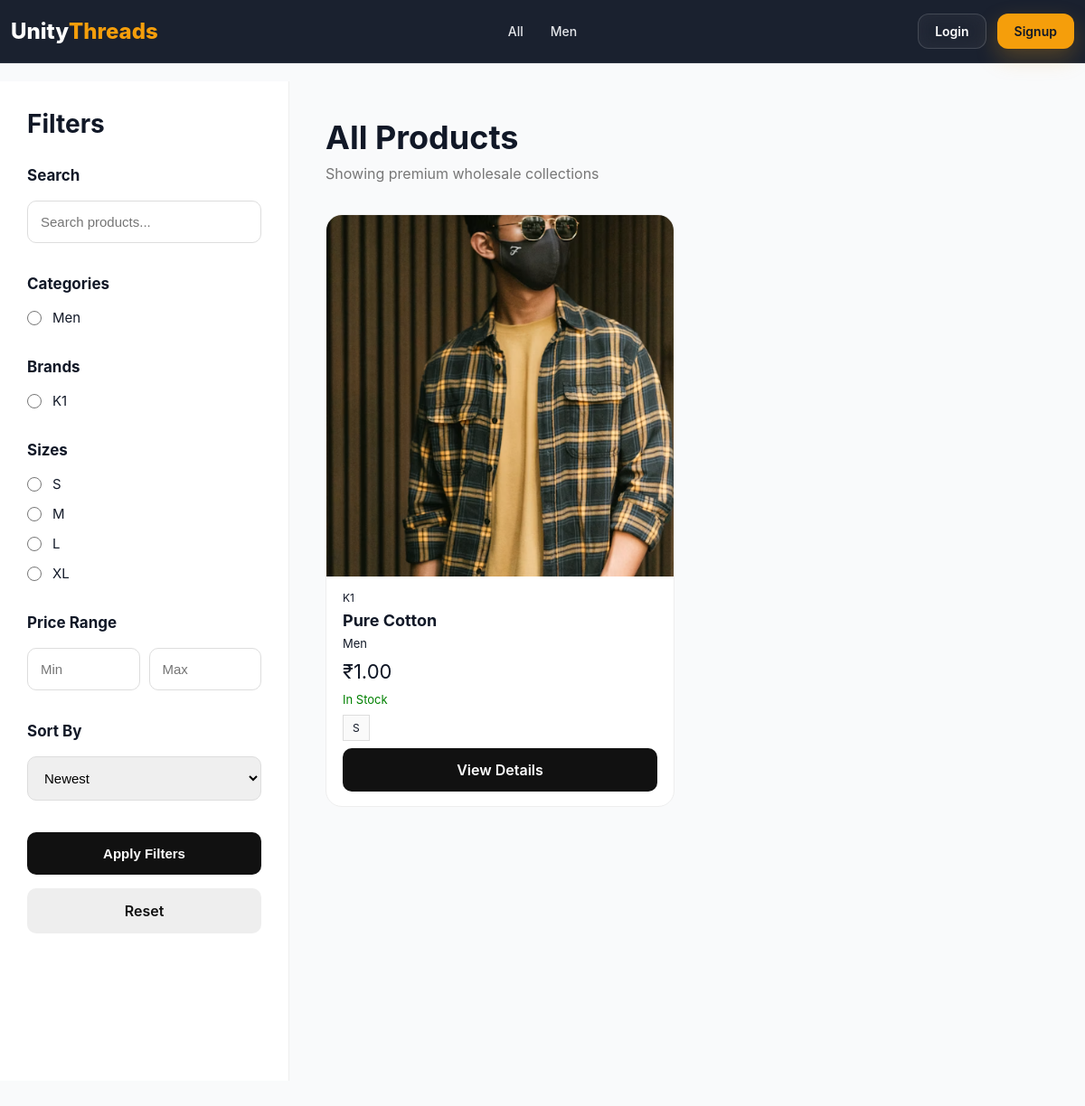
Screenshot of /products/ with the database file from the repository.
### products/models.py (models this page shows, shortened)
class BaseModel(models.Model):
    created_at = models.DateTimeField(
        auto_now_add=True
    )
    updated_at = models.DateTimeField(
        auto_now=True
    )
    class Meta:
        abstract = True

class Category(BaseModel):
    name = models.CharField(
        max_length=100,
        unique=True
    )
    slug = models.SlugField(
        unique=True,
        blank=True
    )
    image = models.ImageField(
        upload_to='categories/',
        blank=True,
        null=True
    )
    is_active = models.BooleanField(default=True)
    class Meta:
        verbose_name_plural = "Categories"
        ordering = ['name']
        indexes = [
            models.Index(fields=['slug']),
            models.Index(fields=['is_active']),
        ]

class Brand(BaseModel):
    name = models.CharField(
        max_length=100,
        unique=True
    )
    slug = models.SlugField(
        unique=True,
        blank=True
    )
    logo = models.ImageField(
        upload_to='brands/',
        blank=True,
        null=True
    )
    is_active = models.BooleanField(default=True)
    class Meta:
        ordering = ['name']

class Product(BaseModel):
    STATUS_CHOICES = (
        ('draft', 'Draft'),
        ('published', 'Published'),
        ('out_of_stock', 'Out Of Stock'),
    )
    id = models.UUIDField(
        primary_key=True,
        default=uuid.uuid4,
        editable=False
    )
    category = models.ForeignKey(
        Category,
        on_delete=models.CASCADE,
        related_name='products'
    )
    brand = models.ForeignKey(
        Brand,
        on_delete=models.CASCADE,
        related_name='products'
    )
    name = models.CharField(max_length=255)
    slug = models.SlugField(
        unique=True,
        blank=True
    )
    description = models.TextField()
    material = models.CharField(
        max_length=255,
        blank=True,
        null=True
    )
    minimum_order_quantity = models.PositiveIntegerField(
        default=1
    )
    status = models.CharField(
        max_length=20,
        choices=STATUS_CHOICES,
        default='draft'
    )
    is_featured = models.BooleanField(default=False)
    is_active = models.BooleanField(default=True)
    meta_title = models.CharField(
        max_length=255,
        blank=True,
        null=True
    )
    meta_description = models.TextField(
        blank=True,
        null=True
    )
    class Meta:
        ordering = ['-created_at']
        indexes = [
            models.Index(fields=['slug']),
            models.Index(fields=['status']),
            models.Index(fields=['is_active']),
        ]
    @property
    def primary_image(self):
        return self.images.filter(is_primary=True).first()
    @property
    def total_stock(self):
        return sum(
            variant.stock_quantity
            for variant in self.variants.all()
        )

class ProductImage(BaseModel):
    product = models.ForeignKey(
        Product,
        on_delete=models.CASCADE,
        related_name='images'
    )
    image = models.ImageField(
        upload_to='products/'
    )
    is_primary = models.BooleanField(default=False)
    class Meta:
        ordering = ['-is_primary']

class ProductVariant(BaseModel):
    product = models.ForeignKey(
        Product,
        on_delete=models.CASCADE,
        related_name='variants'
    )
    size = models.ForeignKey(
        Size,
        on_delete=models.CASCADE,
        related_name='variants'
    )
    color = models.ForeignKey(
        Color,
        on_delete=models.CASCADE,
        related_name='variants'
    )
    sku = models.CharField(
        max_length=100,
        unique=True
    )
    wholesale_price = models.DecimalField(
        max_digits=10,
        decimal_places=2
    )
    stock_quantity = models.PositiveIntegerField(default=0)
    is_active = models.BooleanField(default=True)
    reserved_stock = models.PositiveIntegerField(default=0)
    class Meta:
        unique_together = ['product', 'size', 'color']
        indexes = [
            models.Index(fields=['sku']),
            models.Index(fields=['stock_quantity']),
        ]

class Size(BaseModel):
    name = models.CharField(
        max_length=20,
        unique=True
    )
    sort_order = models.PositiveIntegerField(default=0)
    class Meta:
        ordering = ['sort_order']

### products/views.py (the view, shortened to what this page needs)
class ProductListView(ListView):
    model = Product
    template_name = 'products/product_list.html'
    context_object_name = 'products'
    paginate_by = 12
    def get_queryset(self):
        queryset = Product.objects.select_related(
            'category',
            'brand'
        ).prefetch_related(
            Prefetch(
                'variants',
                queryset=ProductVariant.objects.select_related(
                    'size',
                    'color'
                )
            ),
            'images'
        ).filter(
            status='published',
            is_active=True
        ).distinct()
        search = self.request.GET.get('search')
        category = self.request.GET.get('category')
        if category:
            queryset = queryset.filter(
                category__slug=category
            )
        brand = self.request.GET.get('brand')
        if brand:
            queryset = queryset.filter(
                brand__slug=brand
            )
        size = self.request.GET.get('size')
        if size:
            queryset = queryset.filter(
                variants__size__name=size
            )
        color = self.request.GET.get('color')
        if color:
            queryset = queryset.filter(
                variants__color__name=color
            )
        min_price = self.request.GET.get('min_price')
        if min_price:
            queryset = queryset.filter(
                variants__wholesale_price__gte=min_price
            )
        max_price = self.request.GET.get('max_price')
        if max_price:
            queryset = queryset.filter(
                variants__wholesale_price__lte=max_price
            )
        in_stock = self.request.GET.get('in_stock')
        if in_stock:
            queryset = queryset.filter(
                variants__stock_quantity__gt=0
            )
        featured = self.request.GET.get('featured')
        if featured:
            queryset = queryset.filter(
                is_featured=True
            )
        sort = self.request.GET.get('sort')
        if sort == 'price_low':
            queryset = queryset.annotate(
                min_variant_price=Min(
                    'variants__wholesale_price'
                )
            ).order_by('min_variant_price')
        elif sort == 'price_high':
            queryset = queryset.annotate(
                max_variant_price=Max(
                    'variants__wholesale_price'
                )
            ).order_by('-max_variant_price')
        elif sort == 'oldest':
            queryset = queryset.order_by('created_at')
        elif sort == 'name_az':
            queryset = queryset.order_by('name')
        elif sort == 'name_za':
            queryset = queryset.order_by('-name')
        else:
            queryset = queryset.order_by(
                '-created_at'
            )
        return queryset.distinct()
    def get_context_data(self, **kwargs):
        context = super().get_context_data(**kwargs)
        context['categories'] = Category.objects.filter(
            is_active=True
        )
        context['brands'] = Brand.objects.filter(
            is_active=True
        )
        context['selected_category'] = self.request.GET.get(
            'category', ''
        )
        context['selected_brand'] = self.request.GET.get(
            'brand', ''
        )
        context['selected_size'] = self.request.GET.get(
            'size', ''
        )
        context['selected_color'] = self.request.GET.get(
            'color', ''
        )
        context['search_query'] = self.request.GET.get(
            'search', ''
        )
        context['sort_option'] = self.request.GET.get(
            'sort', ''
        )
        return context

### products/templates/products/product_list.html (shortened to what this page needs)
{% load static %}
<!DOCTYPE html>
<html lang="en">
<head>
    <link rel="stylesheet"
          href="{% static 'products/css/product_list.css' %}">
</head>
<body>
{% include 'partials/navbar.html' %}
<div class="shop-container">
    <aside class="sidebar">
      <div class="sidebar-header">
            <h2>Filters</h2>
        </div>
        <form method="GET">
            <div class="filter-box">
                <h3>Search</h3>
                <input type="text"
                       name="search"
                       placeholder="Search products..."
                       value="{{ search_query }}">
            </div>
            <div class="filter-box">
                <h3>Categories</h3>
                {% for category in categories %}
                <label class="filter-option">
                    <input type="radio"
                           name="category"
                           value="{{ category.slug }}"
                           >
                    <span>{{ category.name }}</span>
                </label>
                {% endfor %}
            </div>
            <div class="filter-box">
                <h3>Brands</h3>
                {% for brand in brands %}
                <label class="filter-option">
                    <input type="radio"
                           name="brand"
                           value="{{ brand.slug }}"
                           >
                    <span>{{ brand.name }}</span>
                </label>
                {% endfor %}
            </div>
            <div class="filter-box">
                <h3>Sizes</h3>
                <label class="filter-option">
                    <input type="radio"
                           name="size"
                           value="S">
                    <span>S</span>
                </label>
                <label class="filter-option">
                    <input type="radio"
                           name="size"
                           value="M">
                    <span>M</span>
                </label>
                <label class="filter-option">
                    <input type="radio"
                           name="size"
                           value="L">
                    <span>L</span>
                </label>
                <label class="filter-option">
                    <input type="radio"
                           name="size"
                           value="XL">
                    <span>XL</span>
                </label>
            </div>
            <div class="filter-box">
                <h3>Price Range</h3>
                <div class="price-inputs">
                    <input type="number"
                           name="min_price"
                           placeholder="Min">
                    <input type="number"
                           name="max_price"
                           placeholder="Max">
                </div>
            </div>
            <div class="filter-box">
                <h3>Sort By</h3>
                <select name="sort">
                    <option value="">Newest</option>
                </select>
            </div>
            <div class="filter-actions">
                <button type="submit"
                        class="apply-btn">
                    Apply Filters
                </button>
                <a href="{% url 'product_list' %}"
                   class="reset-btn">
                    Reset
                </a>
            </div>
        </form>
    </aside>
    <section class="product-section">
        <div class="product-topbar">
            <div>
                <h1>All Products</h1>
                <p>
                    Showing premium wholesale collections
                </p>
            </div>
        </div>
        <div class="products-grid">
            {% for product in products %}
            <div class="product-card">
                           <div class="product-image">
                        {% if product.primary_image %}
                        <img src="{{ product.primary_image.image.url }}"
                             alt="{{ product.name }}">
                                {% else %}
                        <img src="{% static 'images/no-image.png' %}">
                    {% endif %}
            </div>
                <div class="product-content">
                    <div class="brand">
                        {{ product.brand.name }}
                    </div>
                    <h3>
                        {{ product.name }}
                    </h3>
                    <p class="category">
                        {{ product.category.name }}
                    </p>
                    <div class="price">
                        ₹{{ product.variants.first.wholesale_price }}
                    </div>
                    {% if product.total_stock > 0 %}
                    <div class="stock in-stock">
                        In Stock
                    </div>
                    {% else %}
                    <div class="stock out-stock">
                        Out Of Stock
                    </div>
                    {% endif %}
                    <div class="sizes">
                        {% for variant in product.variants.all %}
                        <span>
                            {{ variant.size.name }}
                        </span>
                        {% endfor %}
                    </div>
                   <a href="{% url 'product_detail' product.slug %}"
                         class="view-btn">
                            View Details
                    </a>
                </div>
            </div>
            {% endfor %}
        </div>
    </section>
</div>
</body>
</html>

### home/templates/partials/navbar.html (shortened to what this page needs)
{% load static %}
<link rel="stylesheet" href="{% static 'home/css/navbar.css' %}">
<header class="header" id="header">
    <a href="/" class="logo">
        Unity<span>Threads</span>
    </a>
      <nav class="nav" id="nav">
    <a href="{% url 'product_list' %}">All</a>
    {% for category in categories %}
        <a href="{% url 'product_list' %}?category={{ category.slug }}">
            {{ category.name }}
        </a>
    {% endfor %}
</nav>
    <div class="nav-actions">
        {% if not request.user.is_authenticated %}
        <div class="auth-buttons" id="guestMenu">
            <a href="{% url 'login' %}" class="login-btn">Login</a>
            <a href="{% url 'signup' %}" class="signup-btn">Signup</a>
        </div>
        {% endif %}
    </div>
</header>

### rows the page displays
Category: name "Men", slug "☐ Men"
Brand: slug "☐ K1", name "K1"
Product: primary_image.image (picture), brand.name "K1", name "Pure Cotton", category.name "Men", variants.first.wholesale_price "1.00", shows "In Stock"
ProductVariant: size.name "S"
